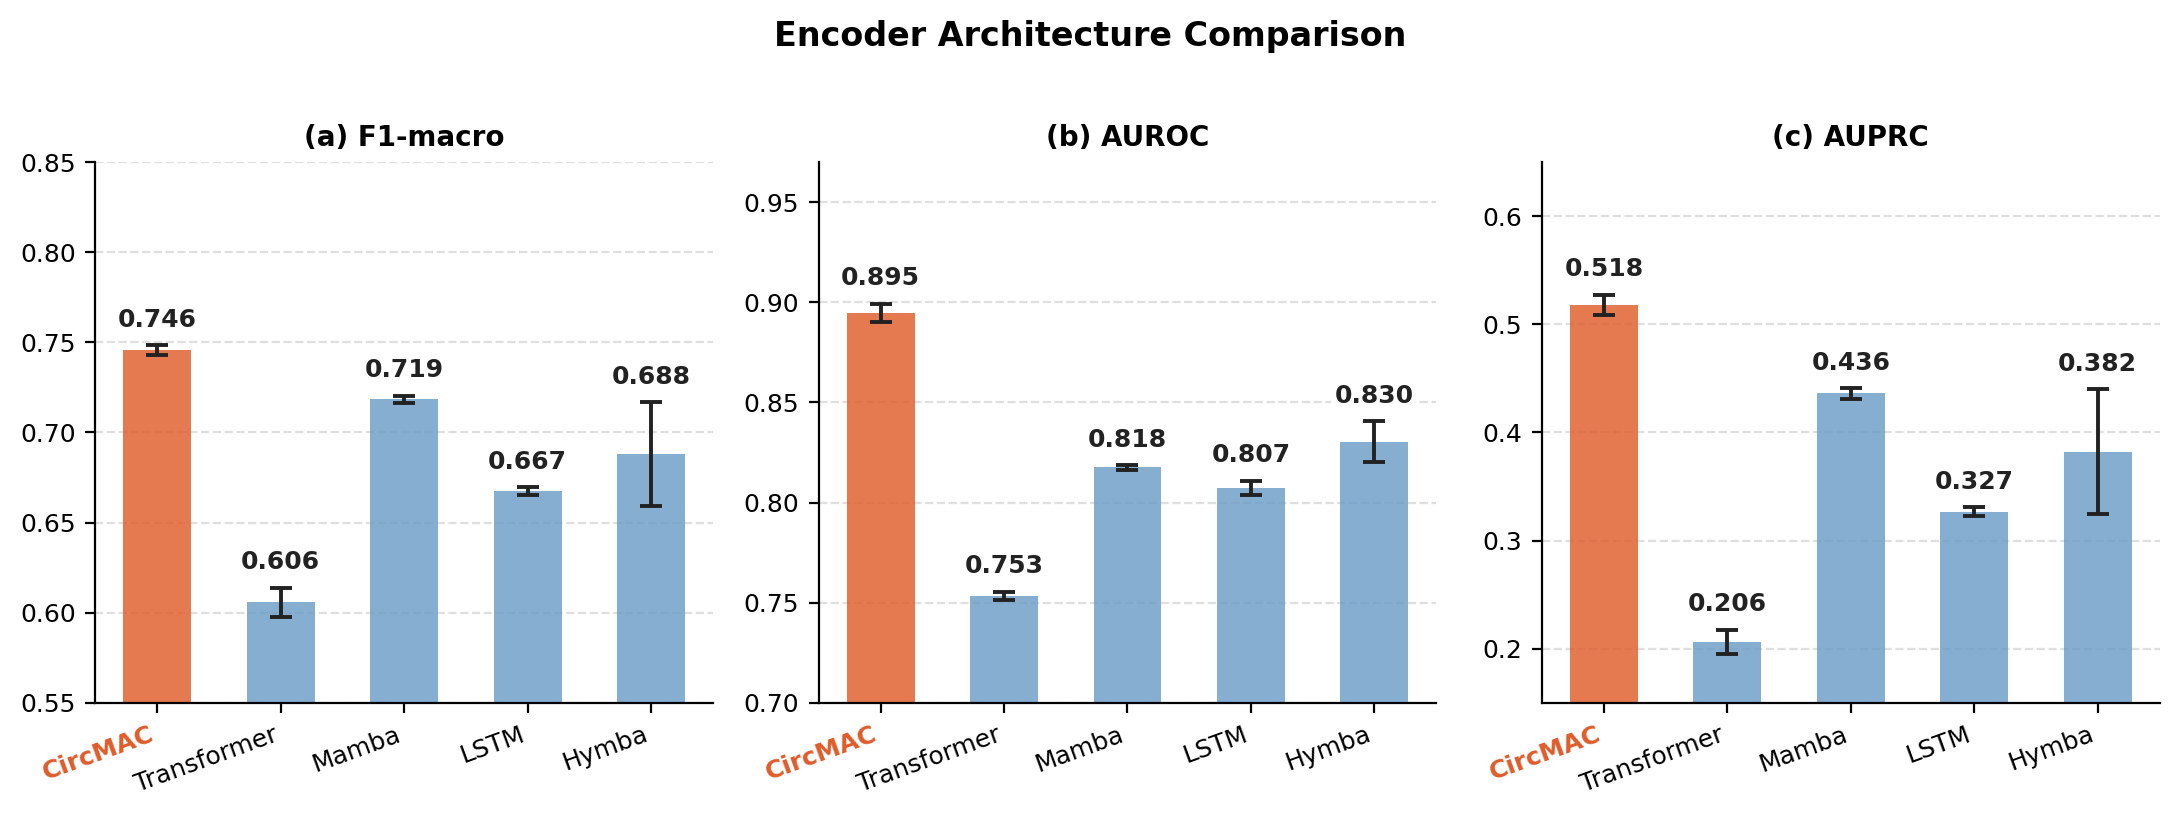

Here is the Python script that generated this plot:
#!/usr/bin/env python3
"""
Fig 1: Encoder Architecture Comparison (EXP3)
  - Panel A: F1-macro (mean ± std, individual dots)
  - Panel B: AUROC    (mean ± std, individual dots)
  - Panel C: AUPRC   (mean ± std, individual dots)

Output (this folder):
  fig1_encoder.pdf / fig1_encoder.png
  fig1_encoder_data.csv
"""

import json
import numpy as np
import pandas as pd
import matplotlib
matplotlib.use('Agg')
import matplotlib.pyplot as plt
from pathlib import Path

ROOT  = Path(__file__).resolve().parents[2]
LOGS  = ROOT / 'logs_0510'
OUT   = Path(__file__).resolve().parent
SEEDS = [1, 2, 3]

MODELS = [
    ('CircMAC',     'circmac',     'v2_enc_circmac'),
    ('Transformer', 'transformer', 'v2_enc_transformer'),
    ('Mamba',       'mamba',       'v2_enc_mamba'),
    ('LSTM',        'lstm',        'v2_enc_lstm'),
    ('Hymba',       'hymba',       'v2_enc_hymba'),
]

PROPOSED = '#E05C2A'
BASELINE = '#6B9CC7'
DOT_ALPHA = 0.75
BAR_ALPHA = 0.82

plt.rcParams.update({
    'font.family':       'DejaVu Sans',
    'font.size':         10,
    'axes.titlesize':    11,
    'axes.labelsize':    10,
    'axes.spines.top':   False,
    'axes.spines.right': False,
    'xtick.labelsize':   9,
    'ytick.labelsize':   9,
})


def load_scores(model_dir, exp_base):
    scores = {'f1_macro': [], 'roc_auc': [], 'auprc': []}
    for s in SEEDS:
        p = LOGS / model_dir / f'{exp_base}_s{s}' / str(s) / 'training.json'
        if not p.exists():
            continue
        d = json.loads(p.read_text())
        final = d.get('final', {})
        if not final:
            continue
        sc = list(final.values())[0]['scores']['sites']
        for k in scores:
            scores[k].append(sc[k])
    return scores


def plot_panel(ax, data, metric, title, ylim):
    ylo = ylim[0]
    for i, (label, color, vals) in enumerate(data):
        if not vals:
            continue
        mean = np.mean(vals)
        std  = np.std(vals)
        ax.bar(i, mean - ylo, bottom=ylo, width=0.55, color=color,
               alpha=BAR_ALPHA, zorder=2, linewidth=0)
        ax.errorbar(i, mean, yerr=std, fmt='none', color='#222222',
                    capsize=4, capthick=1.4, elinewidth=1.4, zorder=4)
        ax.text(i, mean + std + (ylim[1] - ylim[0]) * 0.025,
                f'{mean:.3f}',
                ha='center', va='bottom', fontsize=9, fontweight='bold',
                color='#222222', zorder=6,
                bbox=dict(boxstyle='round,pad=0.15', fc='white', ec='none', alpha=0.85))
    ax.set_xticks(range(len(data)))
    ax.set_xticklabels([d[0] for d in data], rotation=20, ha='right')
    ax.set_ylim(*ylim)
    ax.set_title(title, fontsize=10, fontweight='bold')
    ax.yaxis.grid(True, linestyle='--', alpha=0.4, zorder=0)
    ax.set_axisbelow(True)


def main():
    all_data = []
    rows = []
    for label, model_dir, exp_base in MODELS:
        color = PROPOSED if label == 'CircMAC' else BASELINE
        sc = load_scores(model_dir, exp_base)
        all_data.append((label, color, sc))
        for i, s in enumerate(SEEDS):
            if i < len(sc['f1_macro']):
                rows.append({'model': label, 'seed': s,
                             'f1_macro': sc['f1_macro'][i],
                             'roc_auc':  sc['roc_auc'][i],
                             'auprc':    sc['auprc'][i]})

    # Save data CSV
    df = pd.DataFrame(rows)
    # Add mean/std summary
    summary = df.groupby('model').agg(
        f1_mean=('f1_macro','mean'), f1_std=('f1_macro','std'),
        roc_mean=('roc_auc','mean'),  roc_std=('roc_auc','std'),
        auprc_mean=('auprc','mean'),  auprc_std=('auprc','std'),
    ).round(4)
    df.to_csv(OUT / 'fig1_encoder_data.csv', index=False)
    summary.to_csv(OUT / 'fig1_encoder_summary.csv')
    print(summary.to_string())

    # Plot
    fig, axes = plt.subplots(1, 3, figsize=(11, 4.0))
    fig.suptitle('Encoder Architecture Comparison', fontsize=12, fontweight='bold', y=1.01)

    metrics = [
        ('f1_macro', '(a) F1-macro', (0.55, 0.85)),
        ('roc_auc',  '(b) AUROC',    (0.70, 0.97)),
        ('auprc',    '(c) AUPRC',    (0.15, 0.65)),
    ]
    for ax, (metric, title, ylim) in zip(axes, metrics):
        panel_data = [(label, color, sc[metric]) for label, color, sc in all_data]
        plot_panel(ax, panel_data, metric, title, ylim)

    for ax in axes:
        for tick in ax.get_xticklabels():
            if tick.get_text() == 'CircMAC':
                tick.set_fontweight('bold')
                tick.set_color(PROPOSED)

    fig.tight_layout()
    for ext in ['pdf', 'png']:
        p = OUT / f'fig1_encoder.{ext}'
        fig.savefig(p, dpi=200, bbox_inches='tight')
        print(f'Saved → {p}')
    plt.close(fig)


if __name__ == '__main__':
    main()
